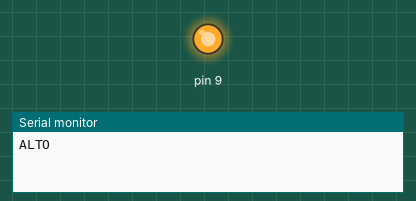
Bench run of a sketch on a simulated Arduino Uno, built with avr-gcc and run on an emulated ATmega328P. On the bench: output pins drawn as LEDs (lit = HIGH), the last lines printed to the serial monitor.

Above: at 0.7 s.
At 5.2 s:
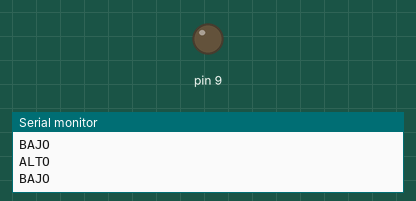
Timing chart, 0 to 6.9 s (numbered marks = the images above):
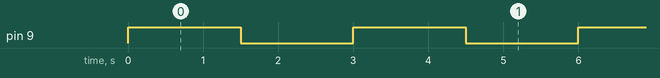

The sketch:

RELE_Control_LED_v1.ino
```cpp
//control de LED conRELE  v.1
//JAVIER S.
//Un LED conectado a Arduino es controlado por un relé
//El led se enciende/apaga en ciclo de 1.5 s
//y muestra su nivel lógico en el monitor Serie

//CONEXIONES RELE-LED-ARDUINO

//RELE COM - 5V ARDUINO
//RELE NC  - NADA
//RELE NO  - a R 220 del LED

//RELE D+  - a 5V Arduino
//RELE D-  - a GND Arduino
//RELE IN  - a D9 Arduino

//LED +    - a R 220
//LED -    - a GND Arduino

void setup() {
  // etapa control del RELE conectada a D9
  pinMode(9, OUTPUT);
  //Iniciamos puerto comunicacion SERIE
  Serial.begin(9600);
}

void loop() {
  digitalWrite(9, HIGH);
  Serial.println("ALTO");
  delay(1500);
  digitalWrite(9, LOW);
  Serial.println("BAJO");
  delay(1500);

}
```

Measured:
- by itself, pin 9: alternates HIGH for 1.5 s and LOW for 1.5 s
